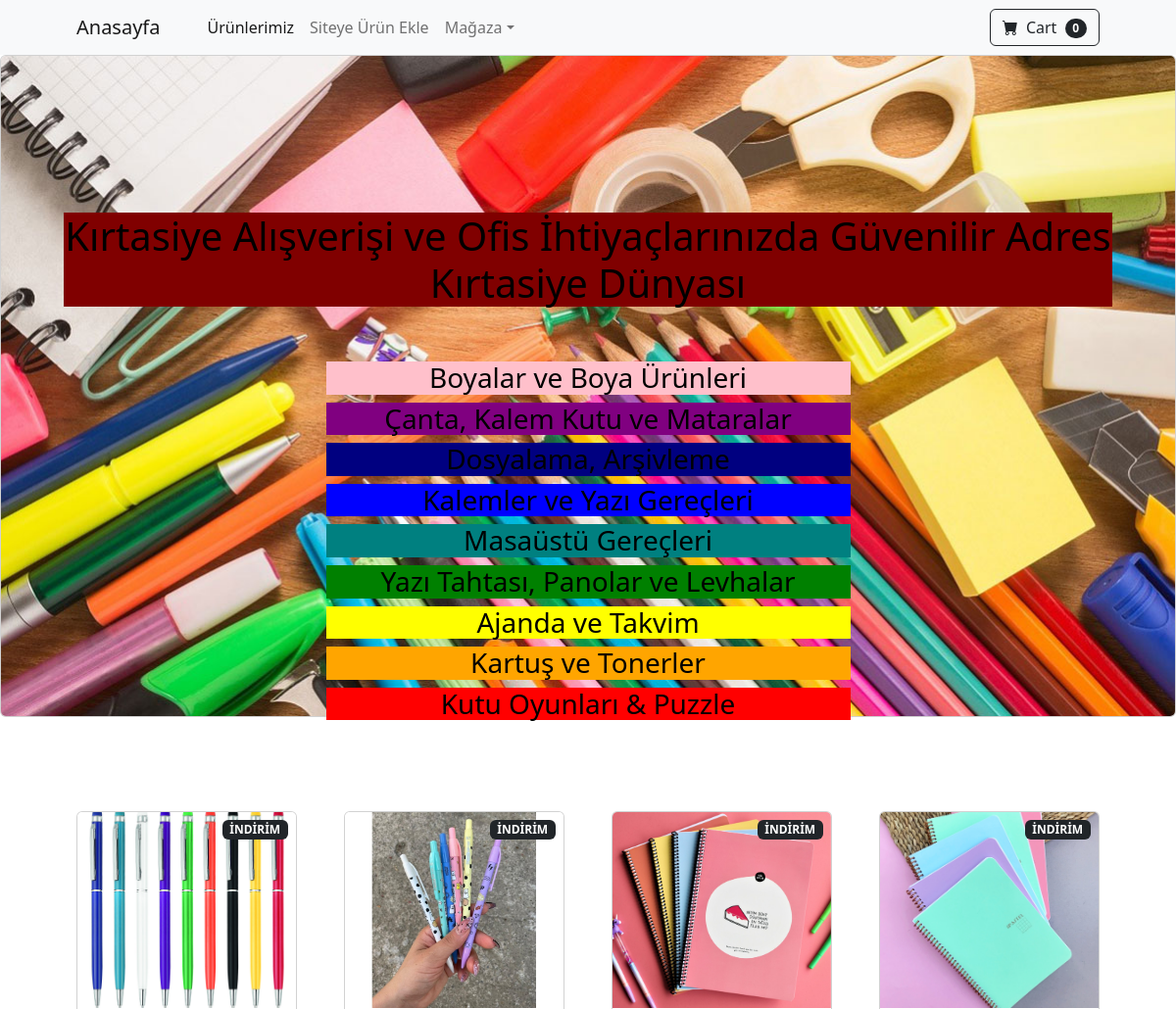
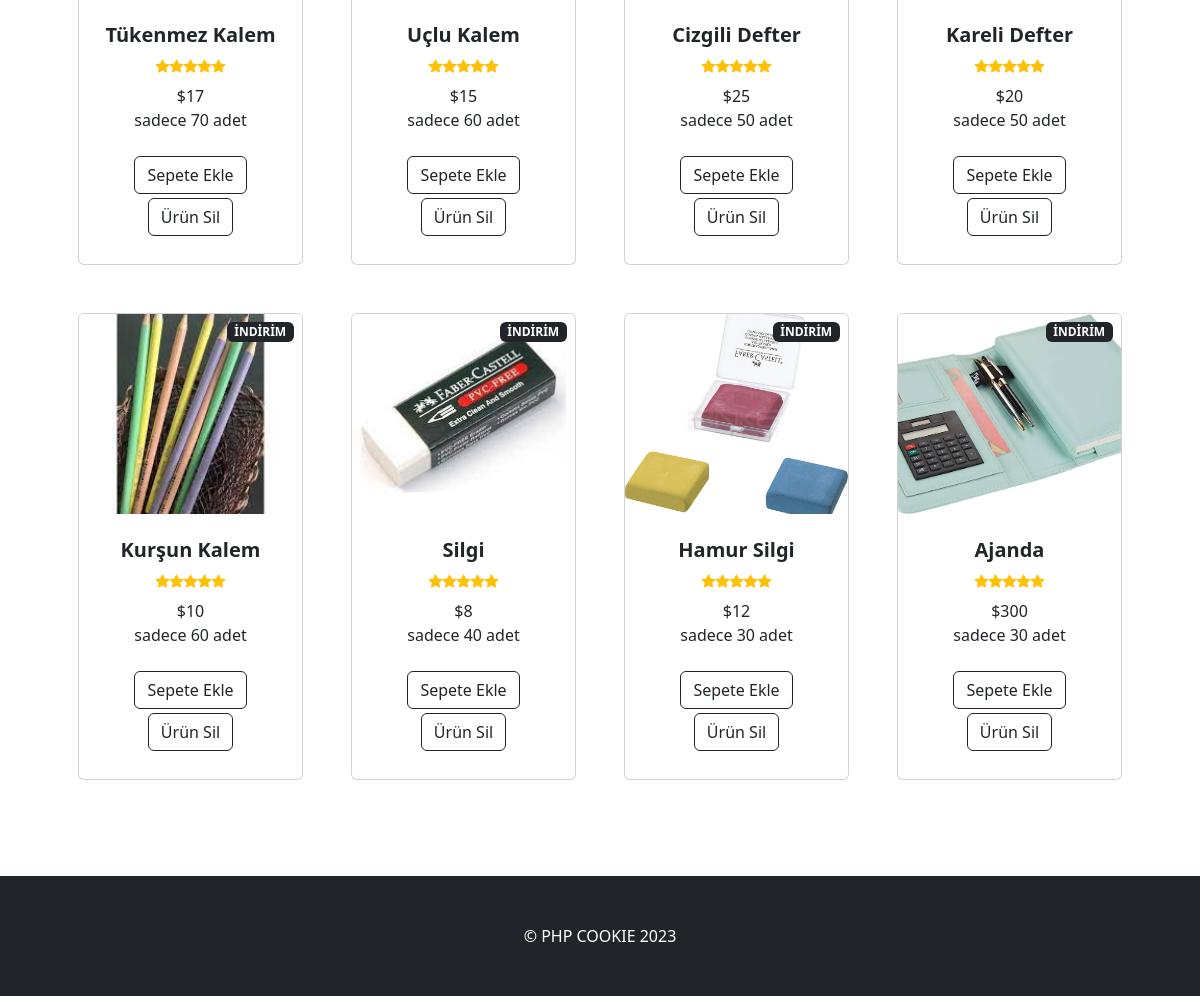
The page / on the database its author committed (2 pictures, top to bottom).
### tables this page shows
CREATE TABLE `products` (
  `id` int(11) NOT NULL,
  `name` varchar(100) NOT NULL,
  `stok` int(11) NOT NULL,
  `fiyat` int(11) NOT NULL,
  `image` varchar(250) NOT NULL
);

### index.php (the view, shortened to what this page needs)
<?php
require_once 'ayar.php';
?>
<?php require_once 'layout/navbar.php'; ?>
    <div class="card">
        <div class="card-img-overlay text-center mt-5 m-5">
            <br><br><br><br>
            <h1 class="card-text col-12"   style="background-color:maroon; color: #000;">Kırtasiye Alışverişi ve Ofis İhtiyaçlarınızda Güvenilir Adres Kırtasiye Dünyası</h1>
            <br><br>
            <div class="col-6 mx-auto">
            <h3 class="card-title" style="background-color: pink; color: #000;">Boyalar ve Boya Ürünleri</h3>
            <h3 class="card-title" style="background-color: purple; color: #000;">Çanta, Kalem Kutu ve Mataralar</h3>
            <h3 class="card-title" style="background-color: navy; color: #000;">Dosyalama, Arşivleme</h3>
            <h3 class="card-title" style="background-color: blue; color: #000;">Kalemler ve Yazı Gereçleri</h3>
            <h3 class="card-title" style="background-color: teal; color: #000;">Masaüstü Gereçleri</h3>
            <h3 class="card-title" style="background-color: green; color: #000;">Yazı Tahtası, Panolar ve Levhalar</h3>
            <h3 class="card-title" style="background-color: yellow; color: #000;">Ajanda ve Takvim</h3>
            <h3 class="card-title" style="background-color: orange; color: #000;">Kartuş ve Tonerler</h3>
            <h3 class="card-title" style="background-color: red; color: #000;">Kutu Oyunları & Puzzle</h3>
            </div>
        </div>
    </div>
    <section class="py-5">
        <div class="container px-4 px-lg-5 mt-5">
            <div class="row gx-4 gx-lg-5 row-cols-2 row-cols-md-3 row-cols-xl-4 justify-content-center">
            <?php
                $sorgu = $baglan->prepare("select * from products");
                $sorgu->execute(array());
                foreach ($sorgu as $satir) {
                    echo '
                    <div class="col mb-5">
                        <div class="card h-100">
                        <div class="badge bg-dark text-white position-absolute" style="top: 0.5rem; right: 0.5rem">İNDİRİM</div>
                            <div style="height: 200px; overflow: hidden;">
                                <img class="card-img-top" src="'.$satir->image.'" alt="..." style="object-fit: cover; width: 100%; height: 100%;">
                            </div>
                            <div class="card-body p-4">
                                <div class="text-center">
                                    <h5 class="fw-bolder" name="name">'.$satir->name.'</h5>
                                    <div class="d-flex justify-content-center small text-warning mb-2">
                                        <div class="bi-star-fill"></div>
                                        <div class="bi-star-fill"></div>
                                        <div class="bi-star-fill"></div>
                                        <div class="bi-star-fill"></div>
                                        <div class="bi-star-fill"></div>
                                    </div>
                                    $'.$satir->fiyat.'
                                    <br> sadece '.$satir->stok.' adet
                                </div>
                            </div>
                                <div class="card-footer p-4 pt-0 border-top-0 bg-transparent">
                                    '.(isset($_COOKIE['urun'][$satir->id]) ?
                                    '<div class="text-center">
                                    <a class="btn btn-outline-dark mt-auto m-1" href="?cıkar='.$satir->id.'">Sepeten Sil</a>
                                    <a class="btn btn-outline-dark mt-auto m-1" href="?sil='.$satir->id.'">Ürün Sil</a></div>' :
                                    '<div class="text-center">
                                    <a class="btn btn-outline-dark mt-auto m-1" href="?ekle='.$satir->id.'">Sepete Ekle</a>
                                    <a class="btn btn-outline-dark mt-auto m-1" href="?sil='.$satir->id.'">Ürün Sil</a>
                                    </div>')
                                    .'
                                </div>
                        </div>
                    </div>';
                    }
                ?>
            </div>
        </div>
    </section>
<?php require_once 'layout/footer.php'; ?>

### layout/navbar.php (shortened to what this page needs)
<!DOCTYPE html>
<html lang="en">
    <head>
        <link href="https://cdn.jsdelivr.net/npm/bootstrap-icons@1.5.0/font/bootstrap-icons.css" rel="stylesheet" />
        <link href="css/styles.css" rel="stylesheet" />
    </head>
    <body>
        <nav class="navbar navbar-expand-lg navbar-light bg-light">
            <div class="container px-4 px-lg-5">
                <a class="navbar-brand" href="index.php">Anasayfa</a>
                <div class="collapse navbar-collapse" id="navbarSupportedContent">
                    <ul class="navbar-nav me-auto mb-2 mb-lg-0 ms-lg-4">
                        <li class="nav-item"><a class="nav-link active" aria-current="page" href="index.php">Ürünlerimiz</a></li>
                        <li class="nav-item"><a class="nav-link" href="ekle.php">Siteye Ürün Ekle</a></li>
                        <li class="nav-item dropdown">
                            <a class="nav-link dropdown-toggle" id="navbarDropdown" href="#" role="button" data-bs-toggle="dropdown" aria-expanded="false">Mağaza</a>
                        </li>
                    </ul>
                    <a href="?sepetim=true" class="btn btn-outline-dark" role="button" aria-pressed="true">
                            <i class="bi-cart-fill me-1"></i>
                            Cart
                            <?php if(isset($_COOKIE['urun'])){
                                echo '<span class="badge bg-dark text-white ms-1 rounded-pill">'.count($_COOKIE['urun']).'</span>';
                            }
                            else{
                                echo '<span class="badge bg-dark text-white ms-1 rounded-pill">0</span>';
                            }
                            ?>
                    </a>
                </div>
            </div>
        </nav>

### layout/footer.php (shortened to what this page needs)
        <footer class="py-5 bg-dark">
            <div class="container"><p class="m-0 text-center text-white">&copy; PHP COOKIE 2023</p></div>
        </footer>
    </body>
</html>

### rows shown on the page
products: image (picture), name "Tükenmez Kalem", fiyat "17", stok "70"
products: image (picture), name "Uçlu Kalem", fiyat "15", stok "60"
products: image (picture), name "Cizgili Defter", fiyat "25", stok "50"
products: image (picture), name "Kareli Defter", fiyat "20", stok "50"
products: image (picture), name "Kurşun Kalem", fiyat "10", stok "60"
products: image (picture), name "Silgi", fiyat "8", stok "40"
products: image (picture), name "Hamur Silgi", fiyat "12", stok "30"
products: image (picture), name "Ajanda", fiyat "300", stok "30"
